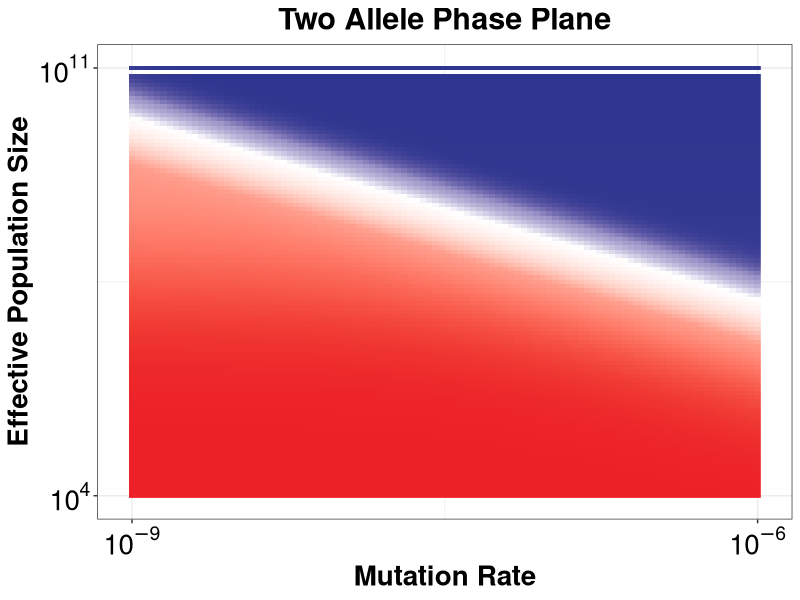

The R source for this figure:
## ---- chunk 1
knitr::opts_chunk$set(echo = TRUE)
setwd("C:/Users/Scott/Box Sync/MutBias/Figures/Figure2/Figure2C")
library(ggplot2)
rm(list=ls())
## ---- chunk 2

analytic.df = read.csv("Log2Ratio.csv",header=F)

colnames(analytic.df) = c("log.mu","log.M","log2ratio")
maxRatio = 2^max(analytic.df$log2ratio)

ggplot(analytic.df,aes(x=log.mu,y=log.M))+theme_bw()+
  geom_raster(aes(fill=2^log2ratio))+
  # scale_fill_gradient2(low="blue",high="red",mid="white",midpoint=0)+
  scale_fill_gradientn(colors=c("#2e368f","white","#ec2027"),
                       values=c(0,0.01,1/maxRatio,0.25,1))+
  scale_x_continuous(breaks=c(-9,-6),labels=parse(text=c('10^-9','10^-6')))+
  scale_y_continuous(breaks=c(4,11),labels=parse(text=c('10^4','10^11')))+
  xlab("Mutation Rate")+ylab("Effective Population Size")+
  ggtitle("Two Allele Phase Plane")+
  theme(
    plot.title=element_text(hjust=0.5,size=22,face="bold"),
    axis.title=element_text(size=20,face="bold"),
    axis.text=element_text(size=20,color='black')
  )+
  guides(fill=F)

# ggsave("MutBiasFig2C.pdf",width=8,height=6)

